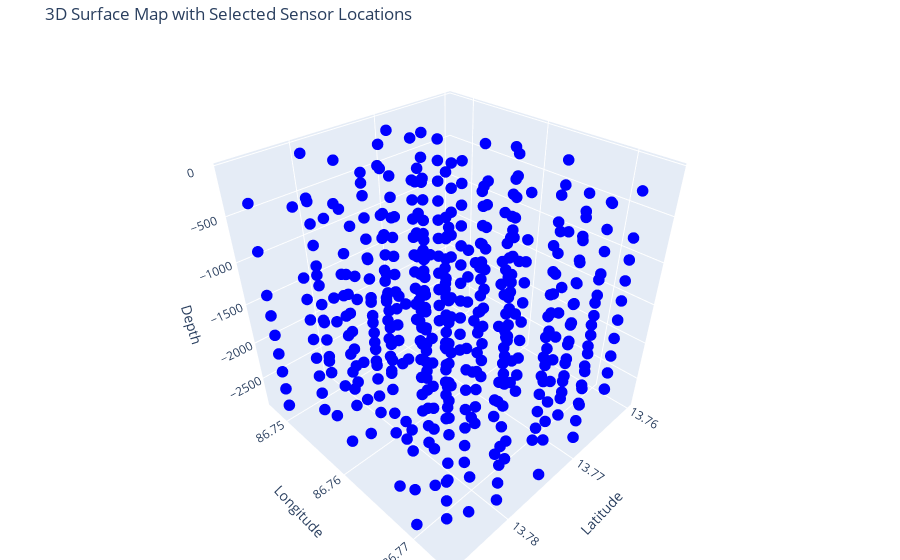

Notebook source saved alongside this figure:
### Code cell
fig3 = go.Figure()
fig3.add_trace(go.Scatter3d(
    x=sensors_df['Latitude'], y=sensors_df['Longitude'], z=sensors_df['Depth'],
    mode='markers',
    marker=dict(
        size=4,
        color='blue',  # You can choose any color you prefer
        symbol='circle'
    ),
    name='New Point'
))
fig3.update_layout(
    title='3D Surface Map with Selected Sensor Locations',
    scene=dict(
        xaxis_title='Latitude',
        yaxis_title='Longitude',
        zaxis_title='Depth',
    ),
    margin=dict(l=0, r=0, b=0, t=40)
)

### Figure 1 — Plotly figure (JSON) as saved in the notebook; plotly's stock layout.template omitted (floating-point values rounded to 4 significant figures; data arrays with more than 128 entries replaced by an {"elided": "..."} marker saying what was removed)
{"data": [{"marker": {"color": "blue", "size": 4, "symbol": "circle"}, "mode": "markers", "name": "New Point", "type": "scatter3d", "x": {"elided": "469 float values"}, "y": {"elided": "469 float values"}, "z": {"elided": "469 float values"}}], "layout": {"margin": {"b": 0, "l": 0, "r": 0, "t": 40}, "scene": {"xaxis": {"title": {"text": "Latitude"}}, "yaxis": {"title": {"text": "Longitude"}}, "zaxis": {"title": {"text": "Depth"}}}, "title": {"text": "3D Surface Map with Selected Sensor Locations"}}}
